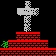

This is a level from a 2D game, rendered from its Tiled map with the project's own tilesets. A one-line summary and the complete map file follow:
An orthogonal 7x7 tile map with 8x8 px tiles, 1 tile layer (town-cross).

<map version="1.8" tiledversion="1.8.4" orientation="orthogonal" renderorder="right-down" width="7" height="7" tilewidth="8" tileheight="8" infinite="0" nextlayerid="2" nextobjectid="1">
 <editorsettings>
  <export target="town-cross.tmj" format="json" />
 </editorsettings>
 <tileset firstgid="1" source="../tileset/tileset.tsx" />
 <layer id="1" name="town-cross" width="7" height="7">
  <data encoding="csv">
1,1,1,197,1,1,1,
1,1,211,196,213,1,1,
1,1,1,213,1,1,1,
1,1,1,229,1,1,1,
1,1,41,41,41,1,1,
130,41,41,41,41,41,1,
41,41,41,41,41,41,41
</data>
 </layer>
</map>